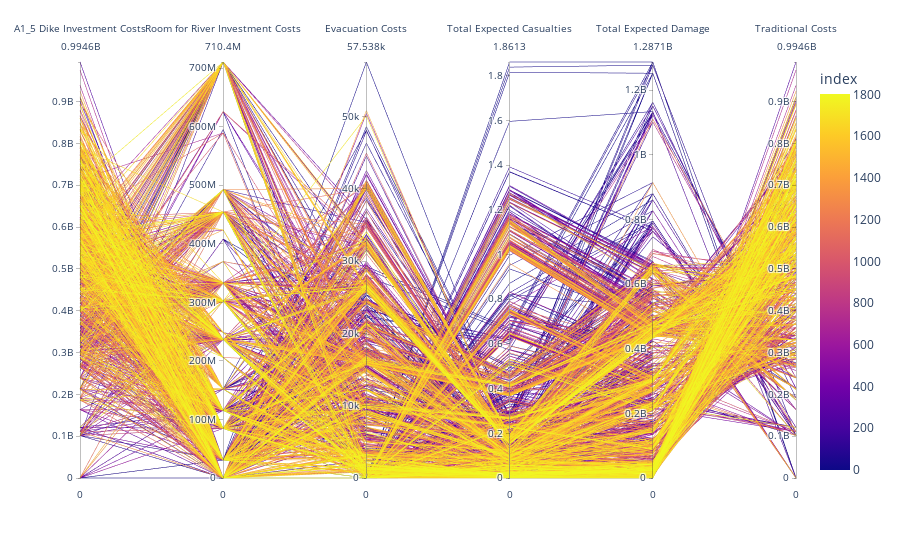

Notebook cell for this chart:
### Code cell
fig2 = px.parallel_coordinates(results_agg, dimensions=[
    "A1_5 Dike Investment Costs",
    "Room for River Investment Costs",
    "Evacuation Costs",
    "Total Expected Casualties",
    "Total Expected Damage",
    "Traditional Costs",
], color=results_agg.index)
fig2.update_layout(showlegend=False)
fig2.show()

### Figure 1 — Plotly figure (JSON) as saved in the notebook; plotly's stock layout.template omitted (floating-point values rounded to 4 significant figures; data arrays with more than 128 entries replaced by an {"elided": "..."} marker saying what was removed)
{"data": [{"dimensions": [{"label": "A1_5 Dike Investment Costs", "values": {"elided": "1803 float values"}}, {"label": "Room for River Investment Costs", "values": {"elided": "1803 int values"}}, {"label": "Evacuation Costs", "values": {"elided": "1803 float values"}}, {"label": "Total Expected Casualties", "values": {"elided": "1803 float values"}}, {"label": "Total Expected Damage", "values": {"elided": "1803 float values"}}, {"label": "Traditional Costs", "values": {"elided": "1803 float values"}}], "domain": {"x": [0, 1], "y": [0, 1]}, "line": {"color": {"elided": "1803 int values"}, "coloraxis": "coloraxis"}, "name": "", "type": "parcoords"}], "layout": {"coloraxis": {"colorbar": {"title": {"text": "index"}}, "colorscale": [[0, "#0d0887"], [0.1111, "#46039f"], [0.2222, "#7201a8"], [0.3333, "#9c179e"], [0.4444, "#bd3786"], [0.5556, "#d8576b"], [0.6667, "#ed7953"], [0.7778, "#fb9f3a"], [0.8889, "#fdca26"], [1, "#f0f921"]]}, "legend": {"tracegroupgap": 0}, "margin": {"t": 60}, "showlegend": false}}
